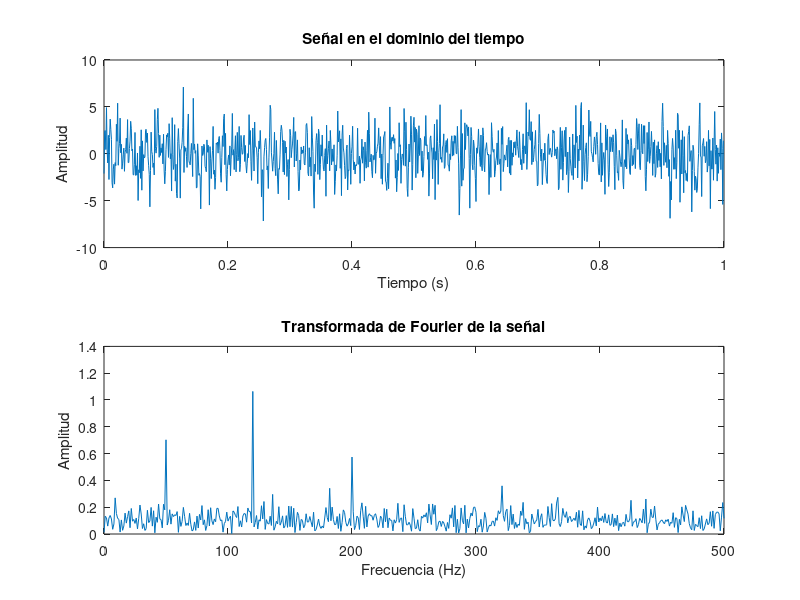

Reproduce this figure in MATLAB.
% Parámetros de la señal
Fs = 1000;              % Frecuencia de muestreo (Hz)
T = 1/Fs;               % Periodo de muestreo
L = 1000;               % Longitud de la señal
t = (0:L-1)*T;          % Vector de tiempo

% Crear una señal con múltiples componentes frecuenciales
f1 = 50;                % Frecuencia 1 (Hz)
f2 = 120;               % Frecuencia 2 (Hz)
f3 = 200;               % Frecuencia 3 (Hz)

% Señal compuesta de tres componentes sinusoidales
S = 0.7*sin(2*pi*f1*t) + 1.0*sin(2*pi*f2*t) + 0.5*sin(2*pi*f3*t);

% Añadir ruido aleatorio a la señal
S = S + 2*randn(size(t));

% Graficar la señal en el dominio del tiempo
figure;
subplot(2,1,1);
plot(t, S);
title('Señal en el dominio del tiempo');
xlabel('Tiempo (s)');
ylabel('Amplitud');

% Calcular la FFT de la señal
Y = fft(S);

% Calcular la amplitud de la FFT
P2 = abs(Y/L);             % Amplitud de dos lados
P1 = P2(1:L/2+1);          % Amplitud de un solo lado
P1(2:end-1) = 2*P1(2:end-1);

% Definir el eje de frecuencias
f = Fs*(0:(L/2))/L;

% Graficar la FFT de la señal
subplot(2,1,2);
plot(f, P1);
title('Transformada de Fourier de la señal');
xlabel('Frecuencia (Hz)');
ylabel('Amplitud');
